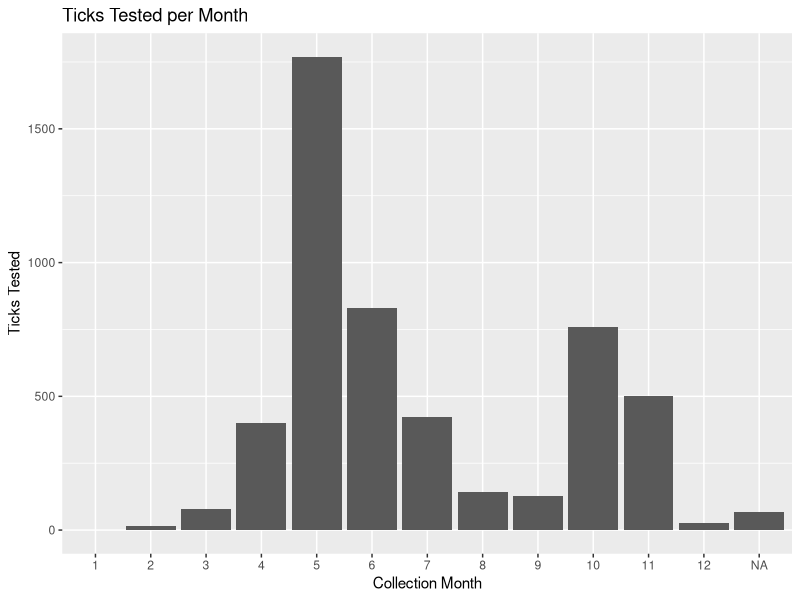
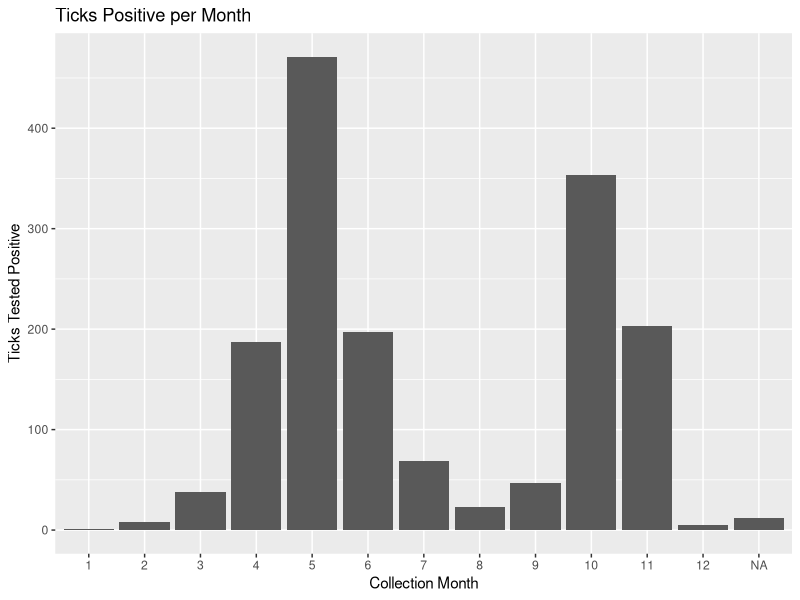
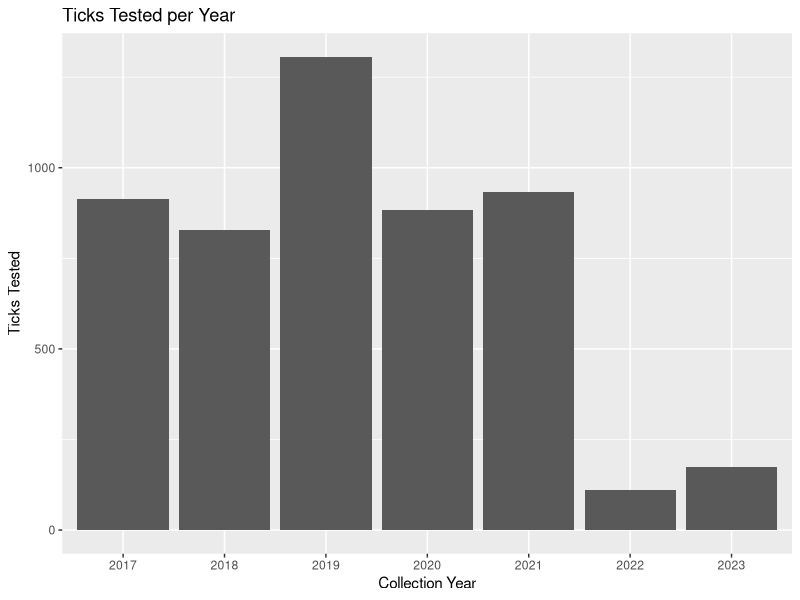
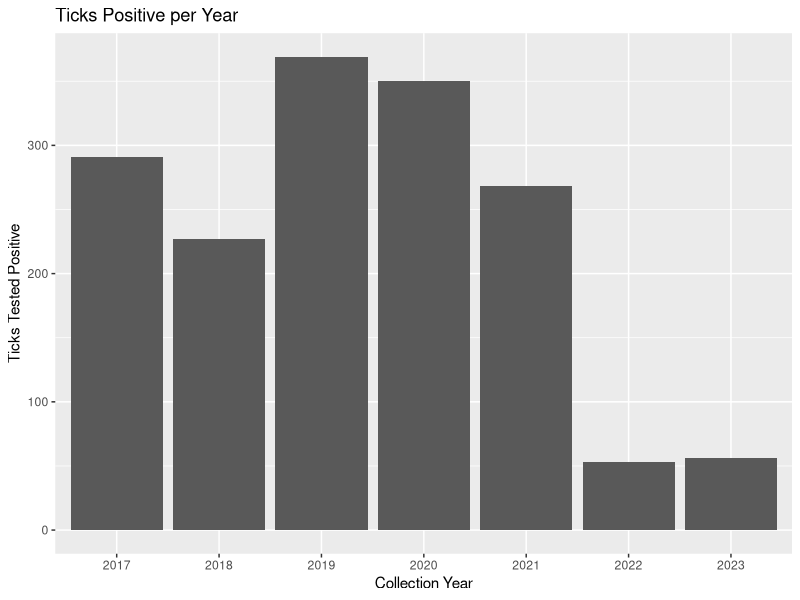
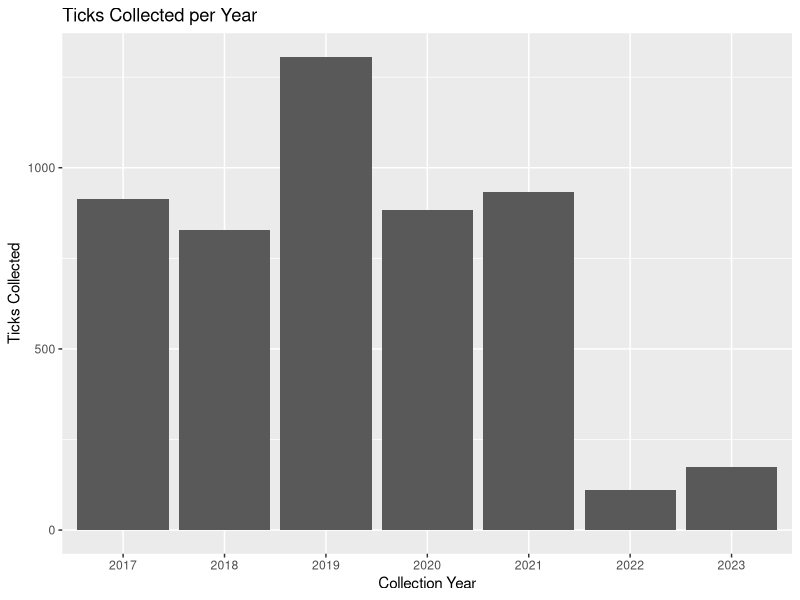
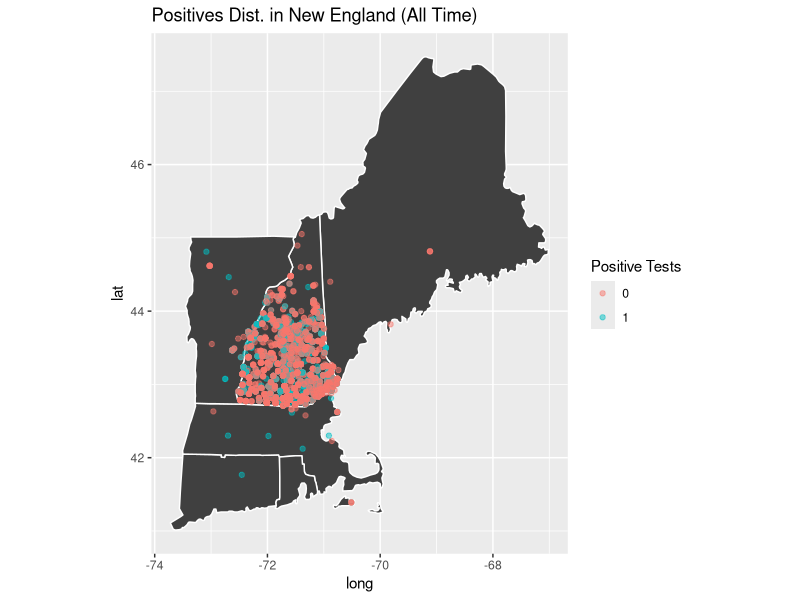

Write R code to recreate these figures, in order.
## ---- chunk 1
#install.packages("ggplot2")
#install.packages("dplyr")
library(ggplot2)
library(dplyr)
library(maps)
## ---- chunk 2
#establishing characteristics of data 

FET <- read.csv("FET_OK.csv")  #loading in Final Edition Tested dataset from 
                               #Olivia
head(FET)                      #looking at 1st 10 rows
nrow(FET)                      #how many ticks we have data for 

sum(is.na(FET$latitude))       #how many latitude data points we're missing
sum(is.na(FET$longitude))      #how many longitude data points we're missing
## ---- chunk 3
#making YES = 1 and NO = 0 for tick_infection and tick_infection_tested

#these two columns are whether or not the tick in question has been tested 
#(tick_infection_tested) and if that test came back positive for lyme disease 
#(tick infection).

FET$tick_infection_tested <- ifelse(FET$tick_infection_tested == "YES", 1, 0)
FET$tick_infection <- ifelse(FET$tick_infection == "YES", 1, 0)

#creating an additional "date" column from collection date information for use
#later when scraping for weather data on a particular date

FET$date <- as.Date(       #useful function, requires day month and year
  paste(
    FET$collection_year,
    FET$collection_month,
    FET$collection_day,
    sep = "-"),
  format = "%Y-%m-%d"
)
## ---- chunk 4
#just for ticks that HAVE BEEN TESTED, I want to see across all years which 
#months we see more ticks

ticks_by_month_all_graph <- FET %>%
  filter(tick_infection_tested == 1) %>%           #only graphing the ticks
  ggplot(aes(x = factor(collection_month))) +      #that HAVE been tested
  geom_bar() +
  labs(
    x = "Collection Month",
    y = "Ticks Tested",
    title = "Ticks Tested per Month"
  )
ticks_by_month_all_graph

#now just for the ticks that TESTED POSITIVE by month across all years

positives_by_month_all_graph <- FET %>%
  filter(tick_infection == 1) %>%                 #only graphing the ticks
  ggplot(aes(x = factor(collection_month))) +     #that tested positive
  geom_bar() +
  labs(
    x = "Collection Month",
    y = "Ticks Tested Positive",
    title = "Ticks Positive per Month"
  )
positives_by_month_all_graph
## ---- chunk 5
#now generate the same graphs, but by year

ticks_by_year_graph <- FET %>%
  filter(tick_infection_tested == 1) %>%           #only graphing the ticks
  ggplot(aes(x = factor(collection_year))) +      #that HAVE been tested
  geom_bar() +
  labs(
    x = "Collection Year",
    y = "Ticks Tested",
    title = "Ticks Tested per Year"
  )
ticks_by_year_graph

#now just for the ticks that TESTED POSITIVE by month across all years

positives_by_year_graph <- FET %>%
  filter(tick_infection == 1) %>%                 #only graphing the ticks
  ggplot(aes(x = factor(collection_year))) +     #that tested positive
  geom_bar() +
  labs(
    x = "Collection Year",
    y = "Ticks Tested Positive",
    title = "Ticks Positive per Year"
  )
positives_by_year_graph
## ---- chunk 6
#okay, now we'll just do number of ticks collected by year
total_ticks_by_year_graph <- FET %>%
  ggplot(aes(x = factor(collection_year))) +
  geom_bar() +
  labs(
    x = "Collection Year",
    y = "Ticks Collected",
    title = "Ticks Collected per Year"
  )
total_ticks_by_year_graph
## ---- chunk 7
#going to get rid of any ticks we have that are missing location coords
FET <- FET[!is.na(FET$longitude) & !is.na(FET$latitude), ]

#making a subset of the remaining data that is limited to New England, since
#we have some outliers that are probably just random error and shouldn't factor
#into our analysis

#NOTE: FET_ne IS LIMITING COORDS TO BE IN NEW ENGLAND. WHEN DATA OUTSIDE OF NEW 
#ENGLAND IS ADDED, REMOVE THIS LIMITATION

FET_ne <- subset(
  FET,
  longitude >= -73.7 & longitude <= -66.9 &  #these coords include all of
  latitude  >= 41.0  & latitude  <= 47.5     #the NE states, can be expanded
)

#making a map of coord distribution on just the ne_states

states_map <- map_data("state") #built-in US state border coordinates for 
                                #ggplot
ne_states <- subset(            #picking just the NE states
  states_map,
  region %in% c(
    "massachusetts", "maine", "vermont", "new hampshire", "rhode island", 
    "connecticut"
  )
)

positives_all_time_NE <- ggplot() +
  geom_polygon(                             #geom_polygon, weird state shapes
    data = ne_states,                       #need state shape data from maps
    aes(x = long, y = lat, group = group),  #ne_states has these columns
    fill = "grey25",                        #color of states
    color = "white"                         #color of state borders
  ) +
  geom_point(                               #now plot collection locations
    data = FET_ne,
    aes(x = longitude, y = latitude, color = factor(tick_infection)),
    alpha = 0.5,
    size = 1.5
  ) + 
  coord_fixed(1.3) +   #corrects aspect ratio, looks squished otherwise
  labs(
    color = "Positive Tests",
    title = "Positives Dist. in New England (All Time)"
  )
positives_all_time_NE
